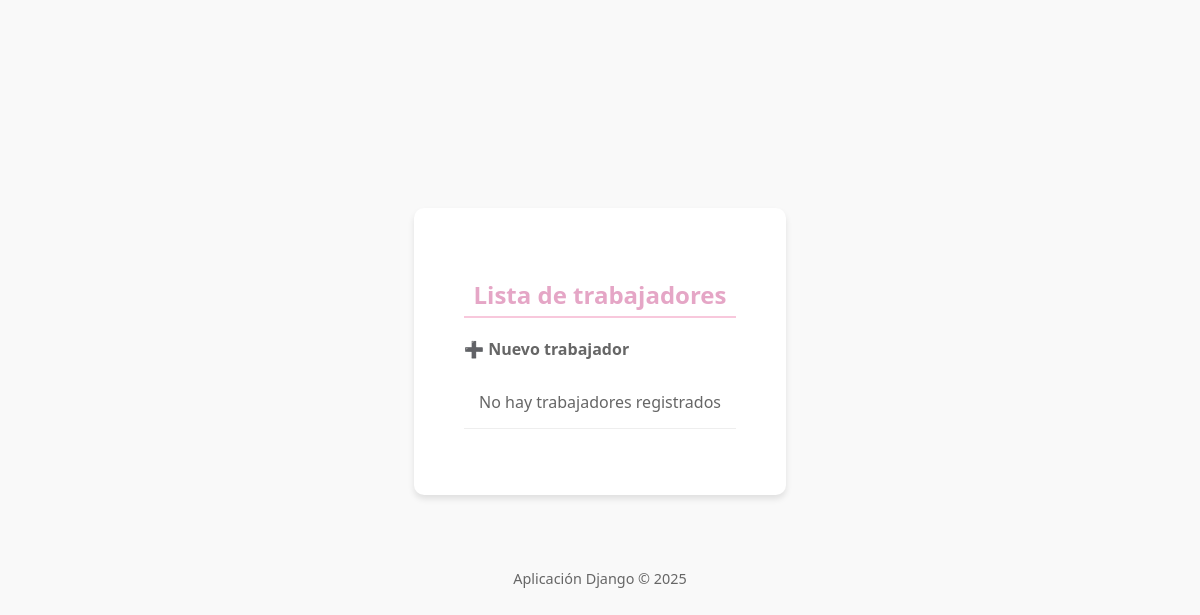
The app's page /, older data.
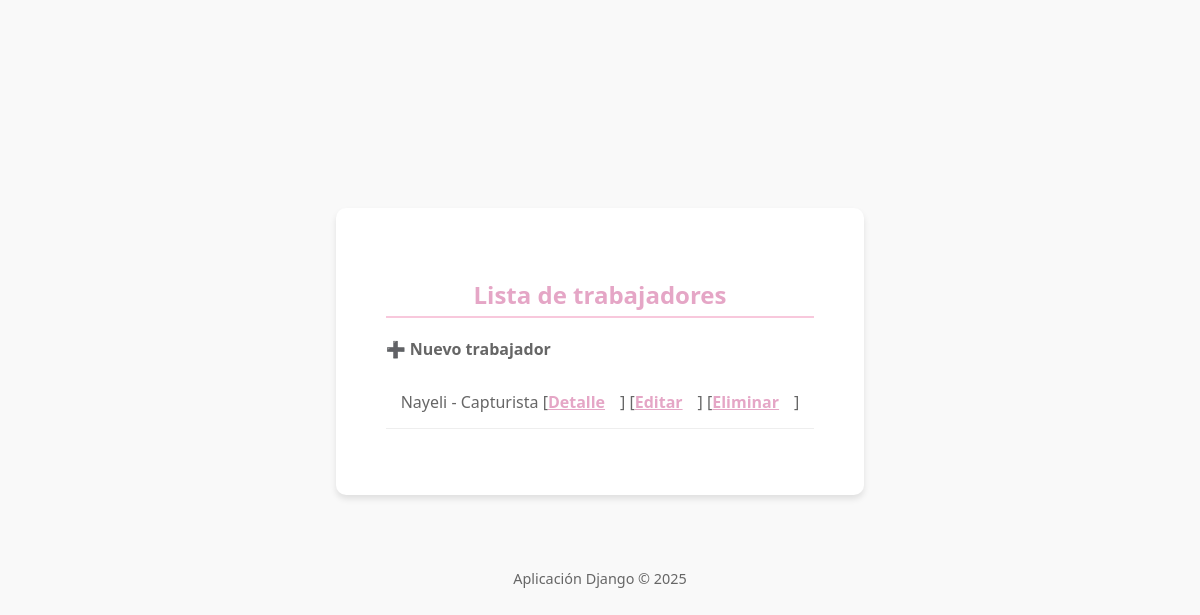
The same page, newer data.
### expedientes/models.py (models this page shows, shortened)
class Trabajador(models.Model):
    nombre = models.CharField(max_length=100)
    puesto = models.CharField(max_length=100)

### expedientes/views.py (the view)
# urls.py: path('', TrabajadorListView.as_view(), name='lista_trabajadores'),
class TrabajadorListView(ListView):
    model = Trabajador
    template_name = "expedientes/trabajador_list.html"
    context_object_name = "trabajadores"

### expedientes/templates/expedientes/trabajador_list.html (shortened to what this page needs)
{% extends 'expedientes/base.html' %}
{% block content %}
<h2>Lista de trabajadores</h2>
<a href="{% url 'crear_trabajador' %}">➕ Nuevo trabajador</a>
<ul>
  {% for t in trabajadores %}
    <li>
      {{ t.nombre }} - {{ t.puesto }}
      [<a href="{% url 'detalle_trabajador' t.id %}">Detalle</a>]
      [<a href="{% url 'editar_trabajador' t.id %}">Editar</a>]
      [<a href="{% url 'eliminar_trabajador' t.id %}">Eliminar</a>]
    </li>
  {% empty %}
    <li>No hay trabajadores registrados</li>
  {% endfor %}
</ul>
{% endblock %}

Row changes from the older to the newer data that the page shows:
added Trabajador: nombre "Nayeli", puesto "Capturista"
Text that changed along with them:
text no longer shown: "No hay trabajadores registrados"
